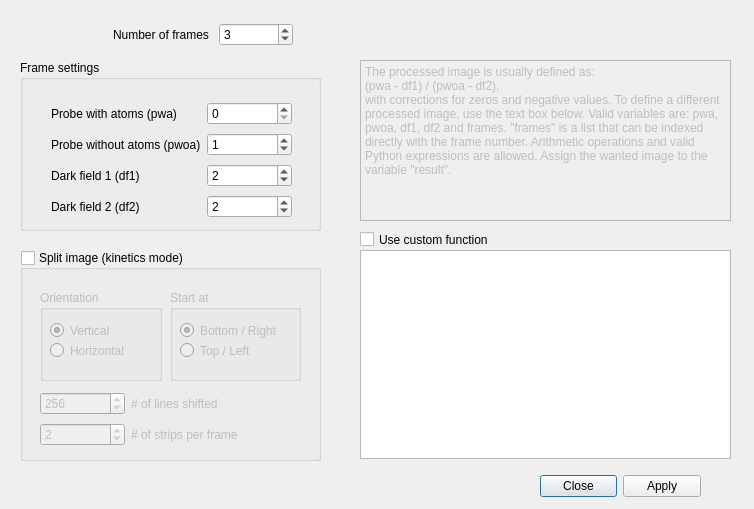
<?xml version="1.0" encoding="UTF-8"?>
<ui version="4.0">
 <class>ImportSettingsDialog</class>
 <widget class="QDialog" name="ImportSettingsDialog">
  <property name="geometry">
   <rect>
    <x>0</x>
    <y>0</y>
    <width>754</width>
    <height>509</height>
   </rect>
  </property>
  <property name="windowTitle">
   <string>Image import settings</string>
  </property>
  <widget class="QDialogButtonBox" name="buttonBox">
   <property name="geometry">
    <rect>
     <x>540</x>
     <y>470</y>
     <width>161</width>
     <height>32</height>
    </rect>
   </property>
   <property name="orientation">
    <enum>Qt::Horizontal</enum>
   </property>
   <property name="standardButtons">
    <set>QDialogButtonBox::Apply|QDialogButtonBox::Close</set>
   </property>
  </widget>
  <widget class="QGroupBox" name="kineticsGroupBox">
   <property name="enabled">
    <bool>true</bool>
   </property>
   <property name="geometry">
    <rect>
     <x>20</x>
     <y>250</y>
     <width>301</width>
     <height>211</height>
    </rect>
   </property>
   <property name="title">
    <string>Split image (kinetics mode)</string>
   </property>
   <property name="checkable">
    <bool>true</bool>
   </property>
   <property name="checked">
    <bool>false</bool>
   </property>
   <widget class="QGroupBox" name="orientationGroupBox">
    <property name="geometry">
     <rect>
      <x>20</x>
      <y>40</y>
      <width>122</width>
      <height>91</height>
     </rect>
    </property>
    <property name="title">
     <string>Orientation</string>
    </property>
    <widget class="QRadioButton" name="vertRadioButton">
     <property name="geometry">
      <rect>
       <x>10</x>
       <y>30</y>
       <width>102</width>
       <height>21</height>
      </rect>
     </property>
     <property name="text">
      <string>Vertical</string>
     </property>
     <property name="checked">
      <bool>true</bool>
     </property>
    </widget>
    <widget class="QRadioButton" name="horRadioButton">
     <property name="geometry">
      <rect>
       <x>10</x>
       <y>50</y>
       <width>102</width>
       <height>21</height>
      </rect>
     </property>
     <property name="text">
      <string>Horizontal</string>
     </property>
    </widget>
   </widget>
   <widget class="QGroupBox" name="startatGroupBox">
    <property name="geometry">
     <rect>
      <x>150</x>
      <y>40</y>
      <width>131</width>
      <height>91</height>
     </rect>
    </property>
    <property name="title">
     <string>Start at</string>
    </property>
    <widget class="QRadioButton" name="bottomRadioButton">
     <property name="geometry">
      <rect>
       <x>10</x>
       <y>30</y>
       <width>121</width>
       <height>21</height>
      </rect>
     </property>
     <property name="text">
      <string>Bottom / Right </string>
     </property>
     <property name="checked">
      <bool>true</bool>
     </property>
    </widget>
    <widget class="QRadioButton" name="topRadioButton">
     <property name="geometry">
      <rect>
       <x>10</x>
       <y>50</y>
       <width>102</width>
       <height>21</height>
      </rect>
     </property>
     <property name="text">
      <string>Top / Left</string>
     </property>
    </widget>
   </widget>
   <widget class="QWidget" name="">
    <property name="geometry">
     <rect>
      <x>20</x>
      <y>140</y>
      <width>198</width>
      <height>58</height>
     </rect>
    </property>
    <layout class="QGridLayout" name="gridLayout_2">
     <item row="0" column="0">
      <widget class="QSpinBox" name="lineshiftSpinBox">
       <property name="maximum">
        <number>3999</number>
       </property>
       <property name="value">
        <number>256</number>
       </property>
      </widget>
     </item>
     <item row="0" column="1">
      <widget class="QLabel" name="lineshiftLabel">
       <property name="text">
        <string># of lines shifted</string>
       </property>
      </widget>
     </item>
     <item row="1" column="0">
      <widget class="QSpinBox" name="stripsperframeSpinBox">
       <property name="maximum">
        <number>3999</number>
       </property>
       <property name="value">
        <number>2</number>
       </property>
      </widget>
     </item>
     <item row="1" column="1">
      <widget class="QLabel" name="lineshiftLabel_2">
       <property name="text">
        <string># of strips per frame</string>
       </property>
      </widget>
     </item>
    </layout>
   </widget>
  </widget>
  <widget class="QTextEdit" name="explanationTextEdit">
   <property name="enabled">
    <bool>false</bool>
   </property>
   <property name="geometry">
    <rect>
     <x>360</x>
     <y>60</y>
     <width>371</width>
     <height>161</height>
    </rect>
   </property>
   <property name="html">
    <string>&lt;!DOCTYPE HTML PUBLIC &quot;-//W3C//DTD HTML 4.0//EN&quot; &quot;http://www.w3.org/TR/REC-html40/strict.dtd&quot;&gt;
&lt;html&gt;&lt;head&gt;&lt;meta name=&quot;qrichtext&quot; content=&quot;1&quot; /&gt;&lt;style type=&quot;text/css&quot;&gt;
p, li { white-space: pre-wrap; }
&lt;/style&gt;&lt;/head&gt;&lt;body style=&quot; font-family:'DejaVu Sans'; font-size:9pt; font-weight:400; font-style:normal;&quot;&gt;
&lt;p style=&quot; margin-top:0px; margin-bottom:0px; margin-left:0px; margin-right:0px; -qt-block-indent:0; text-indent:0px;&quot;&gt;The processed image is usually defined as:&lt;/p&gt;
&lt;p style=&quot; margin-top:0px; margin-bottom:0px; margin-left:0px; margin-right:0px; -qt-block-indent:0; text-indent:0px;&quot;&gt;(pwa - df1) / (pwoa - df2),&lt;/p&gt;
&lt;p style=&quot; margin-top:0px; margin-bottom:0px; margin-left:0px; margin-right:0px; -qt-block-indent:0; text-indent:0px;&quot;&gt;with corrections for zeros and negative values. To define a different processed image, use the text box below. Valid variables are: pwa, pwoa, df1, df2 and frames. &quot;frames&quot; is a list that can be indexed directly with the frame number. Arithmetic operations and valid Python expressions are allowed. Assign the wanted image to the variable &quot;result&quot;.&lt;/p&gt;&lt;/body&gt;&lt;/html&gt;</string>
   </property>
  </widget>
  <widget class="QTextEdit" name="execTextEdit">
   <property name="enabled">
    <bool>true</bool>
   </property>
   <property name="geometry">
    <rect>
     <x>360</x>
     <y>250</y>
     <width>371</width>
     <height>209</height>
    </rect>
   </property>
   <property name="lineWrapMode">
    <enum>QTextEdit::NoWrap</enum>
   </property>
   <property name="acceptRichText">
    <bool>false</bool>
   </property>
  </widget>
  <widget class="QGroupBox" name="frameGroupBox">
   <property name="geometry">
    <rect>
     <x>20</x>
     <y>60</y>
     <width>301</width>
     <height>171</height>
    </rect>
   </property>
   <property name="title">
    <string>Frame settings</string>
   </property>
   <widget class="QWidget" name="">
    <property name="geometry">
     <rect>
      <x>31</x>
      <y>40</y>
      <width>241</width>
      <height>120</height>
     </rect>
    </property>
    <layout class="QGridLayout" name="gridLayout">
     <item row="0" column="0">
      <widget class="QLabel" name="label">
       <property name="text">
        <string>Probe with atoms (pwa)</string>
       </property>
      </widget>
     </item>
     <item row="0" column="1">
      <widget class="QSpinBox" name="pwaSpinBox"/>
     </item>
     <item row="1" column="0">
      <widget class="QLabel" name="label_2">
       <property name="text">
        <string>Probe without atoms (pwoa)</string>
       </property>
      </widget>
     </item>
     <item row="1" column="1">
      <widget class="QSpinBox" name="pwoaSpinBox">
       <property name="enabled">
        <bool>true</bool>
       </property>
       <property name="value">
        <number>1</number>
       </property>
      </widget>
     </item>
     <item row="2" column="0">
      <widget class="QLabel" name="label_3">
       <property name="text">
        <string>Dark field 1 (df1)</string>
       </property>
      </widget>
     </item>
     <item row="2" column="1">
      <widget class="QSpinBox" name="df1SpinBox">
       <property name="value">
        <number>2</number>
       </property>
      </widget>
     </item>
     <item row="3" column="0">
      <widget class="QLabel" name="label_4">
       <property name="text">
        <string>Dark field 2 (df2)</string>
       </property>
      </widget>
     </item>
     <item row="3" column="1">
      <widget class="QSpinBox" name="df2SpinBox">
       <property name="value">
        <number>2</number>
       </property>
      </widget>
     </item>
    </layout>
   </widget>
  </widget>
  <widget class="QCheckBox" name="customfuncCheckBox">
   <property name="geometry">
    <rect>
     <x>360</x>
     <y>228</y>
     <width>181</width>
     <height>23</height>
    </rect>
   </property>
   <property name="text">
    <string>Use custom function</string>
   </property>
  </widget>
  <widget class="QWidget" name="">
   <property name="geometry">
    <rect>
     <x>113</x>
     <y>21</y>
     <width>180</width>
     <height>28</height>
    </rect>
   </property>
   <layout class="QHBoxLayout" name="horizontalLayout">
    <item>
     <widget class="QLabel" name="label_5">
      <property name="text">
       <string>Number of frames </string>
      </property>
     </widget>
    </item>
    <item>
     <widget class="QSpinBox" name="numberSpinBox">
      <property name="minimum">
       <number>1</number>
      </property>
      <property name="value">
       <number>3</number>
      </property>
     </widget>
    </item>
   </layout>
  </widget>
 </widget>
 <resources/>
 <connections>
  <connection>
   <sender>buttonBox</sender>
   <signal>accepted()</signal>
   <receiver>ImportSettingsDialog</receiver>
   <slot>accept()</slot>
   <hints>
    <hint type="sourcelabel">
     <x>248</x>
     <y>254</y>
    </hint>
    <hint type="destinationlabel">
     <x>157</x>
     <y>274</y>
    </hint>
   </hints>
  </connection>
  <connection>
   <sender>buttonBox</sender>
   <signal>rejected()</signal>
   <receiver>ImportSettingsDialog</receiver>
   <slot>reject()</slot>
   <hints>
    <hint type="sourcelabel">
     <x>316</x>
     <y>260</y>
    </hint>
    <hint type="destinationlabel">
     <x>286</x>
     <y>274</y>
    </hint>
   </hints>
  </connection>
 </connections>
</ui>
